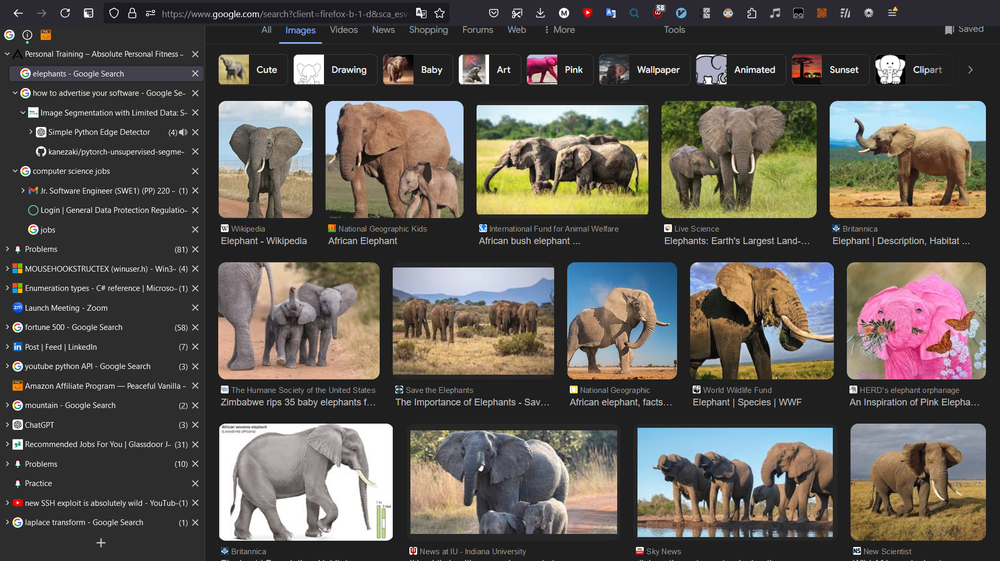
#> input picture python/google_elephants.png, 1000 x 561 px, shrunk from 1920 x 1078 before the run
$ jupyter execute --allow-errors vision-experimentation.ipynb   (shell and % lines are left out)
#> lines starting #> are read from the running program, lines starting #| are printed output that depends on the picture; after the words box and inside, x2 and y2 are one past the last pixel; in counts of white or black regions, pixels touching at a corner belong together
### python/vision_backend.py
import cv2
import numpy as np
from sklearn.cluster import DBSCAN


def get_bboxes(image):
        blur : int = 0
        db_dist : int = 5


        # GaussianBlur to reduce image noise
        # blurred_image = cv2.GaussianBlur(image, (5, 5), blur)

        # Apply Canny edge detection
        edges = cv2.Canny(image, 100, 200)


        # Find coordinates of edge points
        y, x = np.where(edges > 0)
        edge_points = np.column_stack((x, y))

        # Apply DBSCAN clustering based on distance
        db = DBSCAN(eps=db_dist, min_samples=5).fit(edge_points)
        labels = db.labels_

        # Get the number of clusters
        n_clusters = len(set(labels)) - (1 if -1 in labels else 0)

        bboxes = []
        for label in set(labels):
                if label == -1:
                        continue
                # Get the coordinates of the points in the cluster
                cluster_points = edge_points[labels == label]
                # Compute the bounding box
                x_min, y_min = np.min(cluster_points, axis=0)
                x_max, y_max = np.max(cluster_points, axis=0)
                bboxes.append(x_min)
                bboxes.append(y_min)
                bboxes.append(x_max)
                bboxes.append(y_max)
        return bboxes

### python/vision-experimentation.ipynb
[cell 1]
import cv2
import numpy as np
import matplotlib.pyplot as plt

[cell 2]
# [46 lines left out: function get_bboxes, not called in this run]

[cell 3]
import vision_backend
import json
image = cv2.imread('google_elephants.png', cv2.IMREAD_GRAYSCALE)
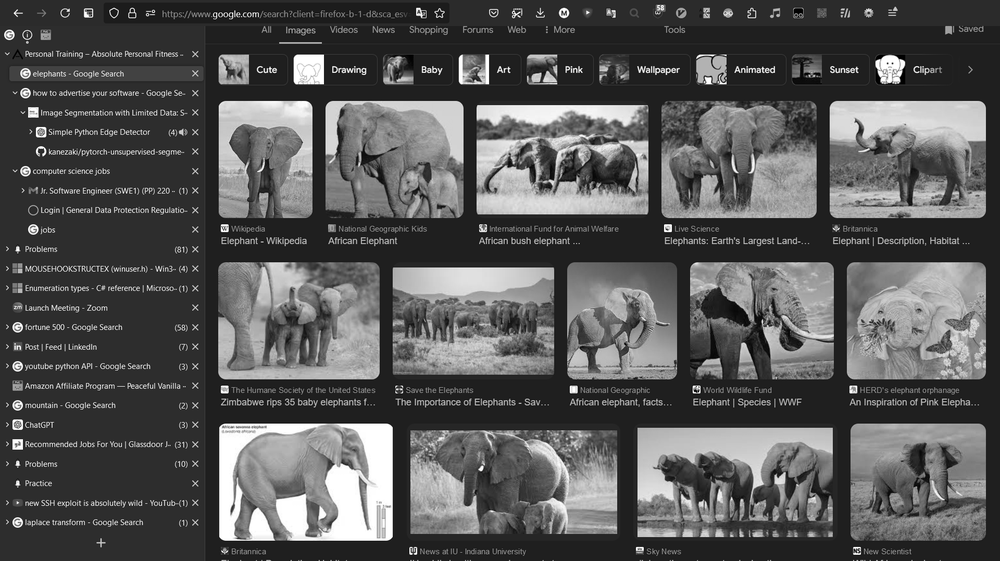
#> image: shape (561, 1000); min 0, max 255, mean 86.9

bboxes = vision_backend.get_bboxes(image)
#> in get_bboxes, `edges = cv2.Canny(image, 100, 200)`:
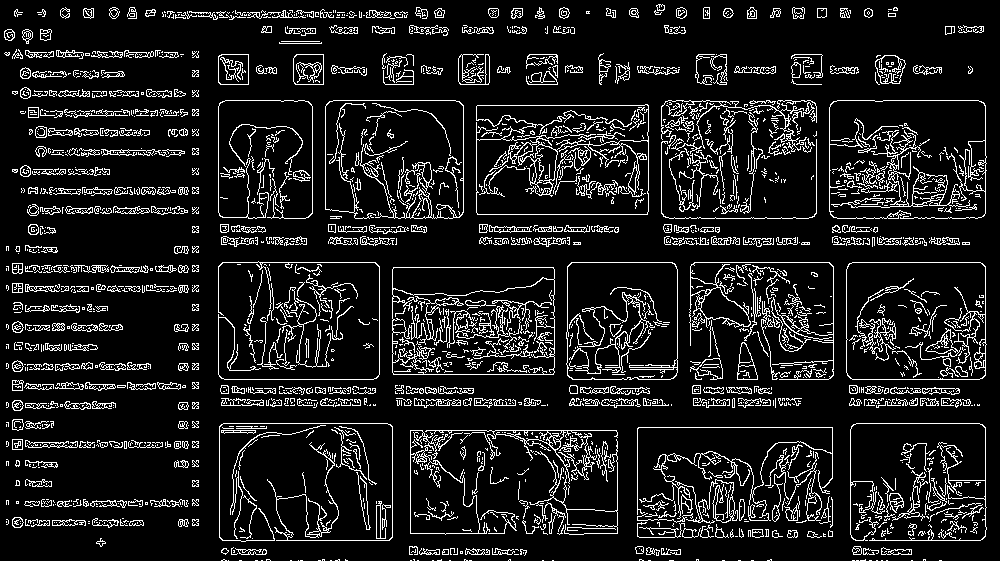
#> edges: shape (561, 1000); 11.4% white in thin lines or dots
#> in get_bboxes, `edge_points = np.column_stack((x, y))`: edge_points = 63903 pairs, first value 4 to 986, second value 4 to 560
#> in get_bboxes, `n_clusters = len(set(labels)) - (1 if -1 in labels else 0)`: n_clusters = 166
#> the loop in get_bboxes, `for label in set(labels):` made 167 passes
#> (x_min, y_min, x_max, y_max) on passes 1 to 3: (654, 4, 664, 14), (60, 7, 69, 18), (109, 7, 119, 18)
#> after the loop in get_bboxes, `for label in set(labels):`: bboxes = 664 values, max 986 at index 286, min 4 at index 1, mean 317

def np_encoder(object):
    if isinstance(object, np.generic):
        return object.item()

json.dumps(bboxes, default=np_encoder)

[cell 4]
import cv2
import numpy as np
import matplotlib.pyplot as plt
from sklearn.cluster import DBSCAN

[cell 5]
import cv2
import numpy as np
import matplotlib.pyplot as plt
from sklearn.cluster import DBSCAN
import hdbscan

image = cv2.imread('visual_studio.png', cv2.IMREAD_GRAYSCALE)
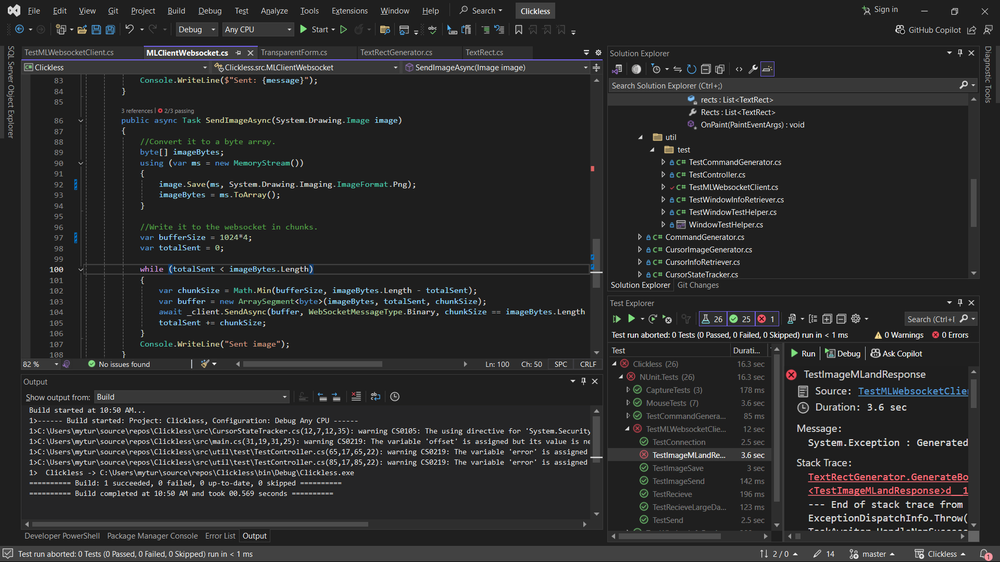
#> input picture python/visual_studio.png, 1000 x 562 px, shrunk from 1920 x 1080 before the run
#> image: shape (562, 1000); min 0, max 255, mean 42.6
#> `blurred_image = cv2.GaussianBlur(image, (5, 5), 0)`:
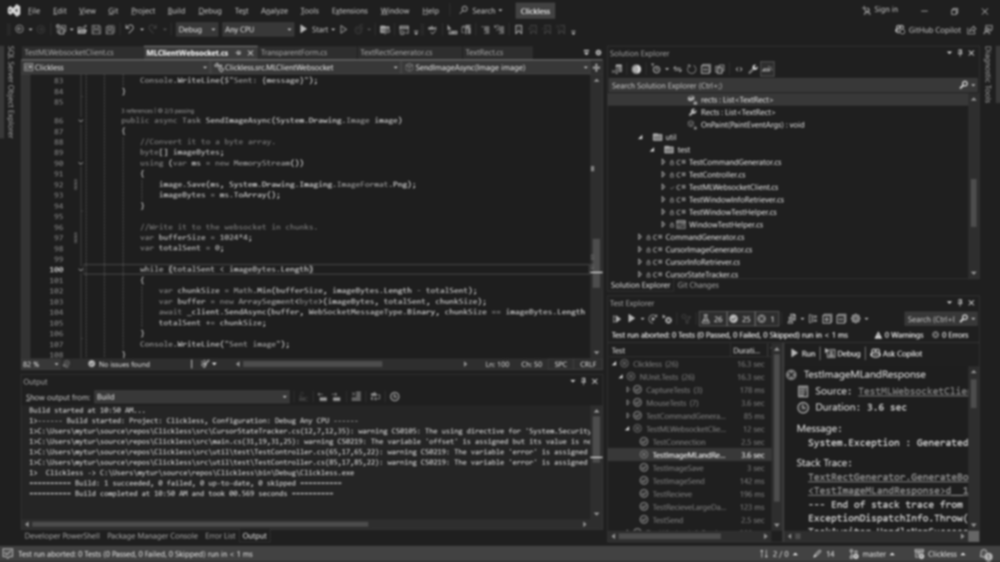
#> blurred_image: shape (562, 1000); min 29, max 212, mean 42.6
#> `edges = cv2.Canny(blurred_image, 100, 200)`:
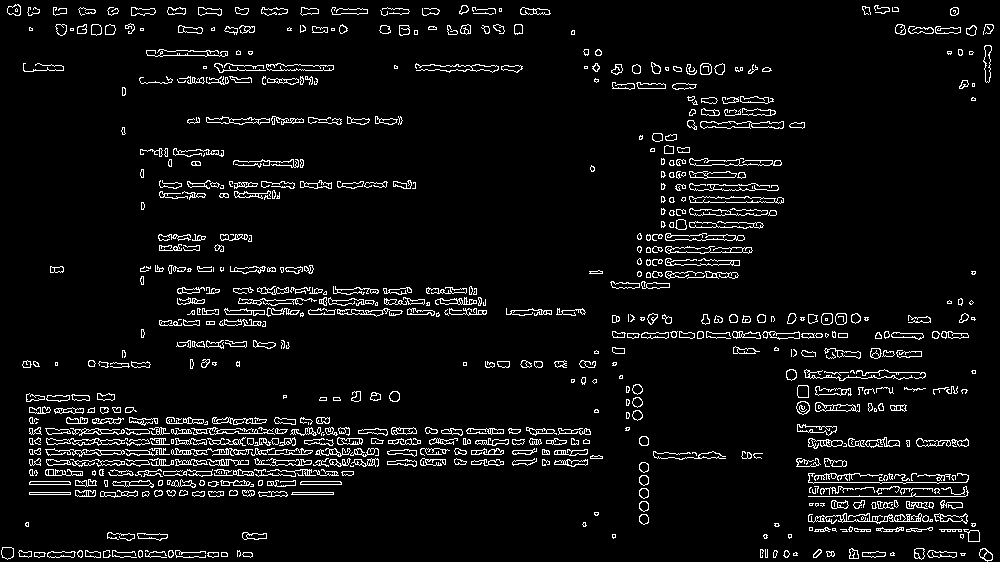
#> edges: shape (562, 1000); 5.7% white in thin lines or dots
#> `edge_points = np.column_stack((x, y))`: edge_points = 31790 pairs, first value 1 to 993, second value 4 to 561

#> (the rest of this cell did not finish here and is left out)

[cell 6]
import cv2
import numpy as np
import matplotlib.pyplot as plt
from sklearn.cluster import DBSCAN
import hdbscan

image = cv2.imread('visual_studio.png', cv2.IMREAD_GRAYSCALE)

if image is None:
    print("Error: Image not found or unable to open")
else:
    # GaussianBlur to reduce image noise
    blurred_image = cv2.GaussianBlur(image, (5, 5), 0)

    # Apply Canny edge detection
    edges = cv2.Canny(blurred_image, 100, 200)

    # Find coordinates of edge points
    y, x = np.where(edges > 0)
    edge_points = np.column_stack((x, y))

    # Apply DBSCAN clustering based on distance
    db = DBSCAN(eps=5, min_samples=3).fit(edge_points)

    # clusterer = hdbscan.HDBSCAN(min_cluster_size=5, min_samples=5, metric='euclidean')
    # clusterer.fit(edge_points)
    labels = db.labels_

    # Get the number of clusters
    n_clusters = len(set(labels)) - (1 if -1 in labels else 0)
#> n_clusters = 209

    # Create an image to display the clusters
    clustered_image = np.zeros((image.shape[0], image.shape[1], 3), dtype=np.uint8)

    # Assign different colors to different clusters
    colors = plt.get_cmap('hsv', n_clusters + 1)
    for label in set(labels):
        if label == -1:
            # Noise points are black
            color = (0, 0, 0)
        else:
            color = colors(label / n_clusters)[:3]
            color = tuple([int(255 * c) for c in color])
        clustered_image[y[labels == label], x[labels == label]] = color
#> this loop made 209 passes
#> color on passes 1 to 12: (255, 0, 0), (255, 7, 0), (255, 14, 0), (255, 21, 0), (255, 28, 0), (255, 36, 0), (255, 43, 0), (255, 50, 0), (255, 57, 0), (255, 64, 0), (255, 72, 0), (255, 79, 0)
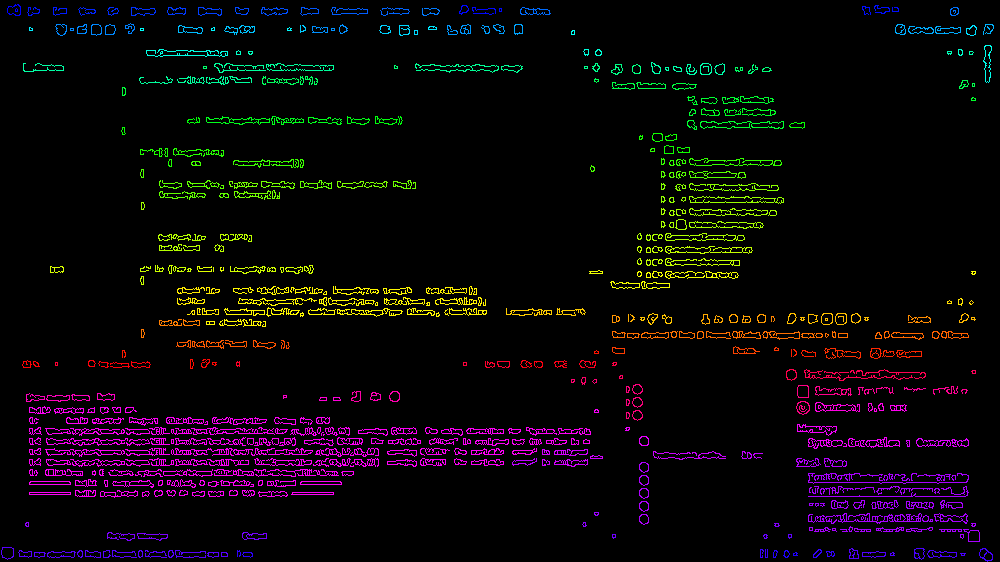
#> clustered_image: shape (562, 1000, 3); mean of channels 0, 1, 2 8.2, 6, 9.9; drawn as B, G, R

    # Create an image to display the bounding boxes
    boxed_image = clustered_image.copy()

    bboxes = []
    for label in set(labels):
        if label == -1:
            continue
        # Get the coordinates of the points in the cluster
        cluster_points = edge_points[labels == label]
        # Compute the bounding box
        x_min, y_min = np.min(cluster_points, axis=0)
        x_max, y_max = np.max(cluster_points, axis=0)
        bboxes.append([x_min, y_min,x_max, y_max])
        # Draw the bounding box
        cv2.rectangle(boxed_image, (x_min, y_min), (x_max, y_max), (255, 255, 255), 2)
#> this loop made 209 passes
#> (x_min, y_min, x_max, y_max) on passes 1 to 3: (7, 4, 20, 15), (459, 5, 501, 14), (862, 5, 898, 14)
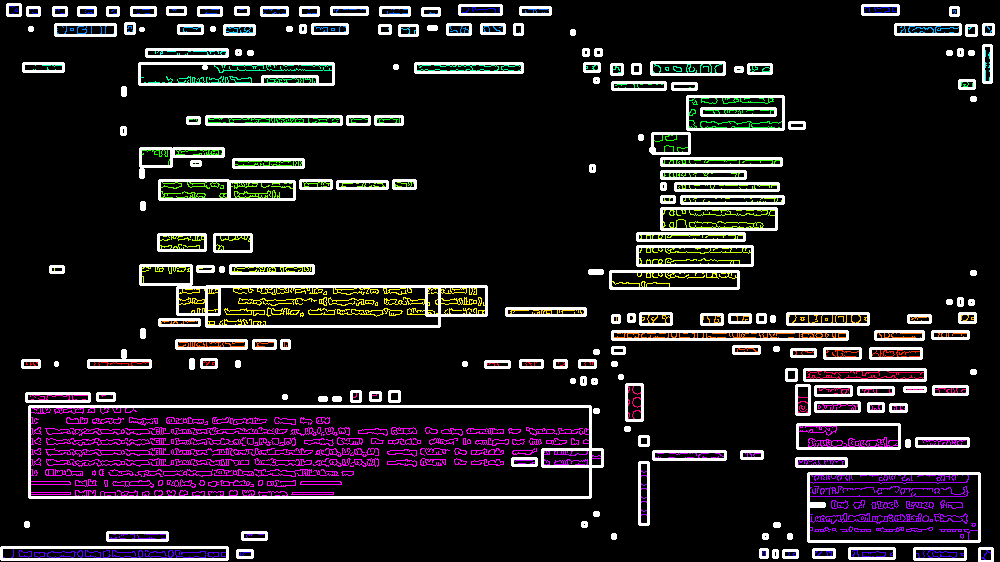
#> boxed_image: shape (562, 1000, 3); 9.48% of pixels changed, all inside (x1, y1, x2, y2) = (0, 3, 995, 562); drawn as B, G, R
#> after the loop, bboxes = 209 items, first 6: [7, 4, 20, 15], [459, 5, 501, 14], [862, 5, 898, 14], [27, 7, 39, 15], [53, 7, 66, 15], [78, 7, 95, 15]

    # Display the original image, edge detected image, clustered edges, and boxed clusters
    plt.figure(figsize=(40, 20))

    plt.subplot(1, 4, 1)
    plt.title('Original Image')
    plt.imshow(image, cmap='gray')

    plt.subplot(1, 4, 2)
    plt.title('Edge Detected Image')
    plt.imshow(edges, cmap='gray')

    plt.subplot(1, 4, 3)
    plt.title('Clustered Edges')
    plt.imshow(clustered_image)

    plt.subplot(1, 4, 4)
    plt.title('Boxed Clusters')
    plt.imshow(boxed_image)

    plt.show()
